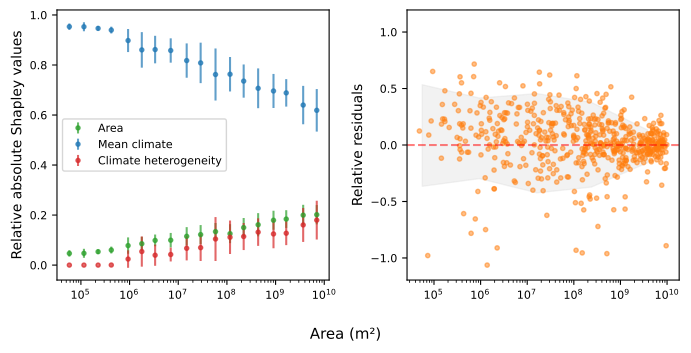

Generate this figure with Python:
"""
This script generates plots of Shapley values vs area and residuals vs area for different habitats.

# TODO: change color maps for plotting.CMAP_BR blue and reds
"""
import torch
import numpy as np
import pandas as pd
import matplotlib.pyplot as plt
from pathlib import Path
import sys
import geopandas as gpd
from captum.attr import ShapleyValueSampling

sys.path.append(str(Path(__file__).parent / "../../scripts/"))
from src.neural_4pweibull import initialize_ensemble_model
from train import Config, Trainer

# Configuration
MODEL_NAME = "MSEfit_lowlr_nosmallmegaplots2_basearch6_0b85791"
PLOT_CONFIG = [("Area", "tab:green"), ("Mean climate", "tab:blue"), ("Climate heterogeneity", "tab:red")]

def sample_data_by_area(gdf, n_bins=100, samples_per_bin=np.inf):
        """Sample data stratified by log area bins."""
        gdf = gdf.copy()
        gdf['log_area_bins'] = pd.cut(gdf['log_megaplot_area'], bins=n_bins, labels=False)
        return gdf.groupby('log_area_bins', group_keys=False).apply(
            lambda x: x.sample(min(samples_per_bin, len(x)))
        )

class ShapleyAnalyzer:
    """Handles Shapley value computation and analysis."""
    
    def __init__(self, model, results_fit_split):
        self.model = model
        self.predictors = results_fit_split["predictors"]
        self.feature_scaler = results_fit_split["feature_scaler"]
    
    def compute_shapley_values(self, gdf):
        """Compute Shapley values for given dataframe."""
        # Sample data
        gdf_sampled = sample_data_by_area(gdf)
        
        # Prepare features
        X = self.feature_scaler.transform(gdf_sampled[self.predictors].values)
        features = torch.tensor(X, dtype=torch.float32).to(next(self.model.parameters()).device)
        
        # Compute Shapley values
        def forward_fn(X):
            with torch.no_grad():
                # return self.model.models[0].predict_sr(X[:, 1:]).flatten()
                return self.model(X).flatten()

        explainer = ShapleyValueSampling(forward_fn)
        shap_values = explainer.attribute(features).cpu().numpy()
        
        # Create DataFrame
        df_shap = pd.DataFrame(shap_values, columns=self.predictors)
        df_shap["log_megaplot_area_values"] = gdf_sampled["log_megaplot_area"].values
        
        return df_shap, gdf_sampled

class ResidualAnalyzer:
    """Handles residual computation and analysis."""
    
    def __init__(self, model, results_fit_split):
        self.model = model
        self.predictors = results_fit_split["predictors"]
        self.feature_scaler = results_fit_split["feature_scaler"]
        self.target_scaler = results_fit_split["target_scaler"]

    def compute_residuals(self, gdf):
        """Compute model residuals."""
        X = self.feature_scaler.transform(gdf[self.predictors].values)
        features = torch.tensor(X, dtype=torch.float32).to(next(self.model.parameters()).device)
        
        with torch.no_grad():
            predictions = self.model(features).cpu().numpy().flatten()
        
        # Assuming target is species richness
        predictions = self.target_scaler.inverse_transform(predictions.reshape(-1, 1)).flatten()
        residuals = predictions - gdf["sr"]
        relative_residuals = residuals / (gdf["sr"])  # Relative residuals
        
        df_residuals = pd.DataFrame({
            'residuals': residuals,
            'megaplot_area': gdf['megaplot_area'].values,
            'log_megaplot_area': gdf['log_megaplot_area'].values,
            'relative_residuals': relative_residuals,
            "coverage": gdf["coverage"].values,
            "log_area_bins": gdf["log_area_bins"].values, 
            "sr": gdf["sr"].values

        })
        
        return df_residuals

def load_data_and_model():
    """Load model and data."""
    path_results = Path(__file__).parent / f"../../scripts/results/train/checkpoint_{MODEL_NAME}.pth"
    results_fit_split = torch.load(path_results, map_location="cpu")
    config = results_fit_split["config"]
    
    # Load and prepare data
    eva_dataset = gpd.read_parquet(config.path_eva_data)
    eva_dataset["log_megaplot_area"] = np.log(eva_dataset["megaplot_area"])
    eva_dataset["log_observed_area"] = np.log(eva_dataset["observed_area"])
    eva_dataset["coverage"] = eva_dataset["log_observed_area"] / eva_dataset["log_megaplot_area"]
    eva_dataset = eva_dataset[eva_dataset["num_plots"] > 10] # todo: to change
    
    # Filter test data
    test_data = eva_dataset[eva_dataset["test"]].copy()
    
    # Initialize model
    model = initialize_ensemble_model(
        results_fit_split["ensemble_model_state_dict"], 
        results_fit_split["predictors"], 
        config
    )
    
    return model, results_fit_split, test_data, config

def aggregate_shapley_features(df_shap, config):
    """Aggregate Shapley values by feature groups."""
    std_features = [f"std_{var}" for var in config.climate_variables]
    mean_features = config.climate_variables
    
    df_shap["Climate heterogeneity"] = np.abs(df_shap[std_features]).sum(axis=1)
    df_shap["Mean climate"] = np.abs(df_shap[mean_features]).sum(axis=1)
    df_shap["Area"] = np.abs(df_shap[["log_megaplot_area"]]).sum(axis=1)
    
    # Normalize to relative values
    feature_cols = ["Area", "Climate heterogeneity", "Mean climate"]
    total_importance = df_shap[feature_cols].sum(axis=1)
    df_shap[feature_cols] = df_shap[feature_cols].div(total_importance, axis=0)
    
    return df_shap

def plot_shapley_values(df_shap, ax, config_plot):
    """Plot Shapley values vs area."""
    for var_name, color in config_plot:
        # Bin by area
        df_shap['area_bins'] = pd.cut(df_shap['log_megaplot_area_values'], bins=20, labels=False)
        
        # Aggregate by bins
        grouped = df_shap.groupby('area_bins')
        mean_vals = grouped[var_name].mean()
        std_vals = grouped[var_name].std()
        mean_areas = grouped['log_megaplot_area_values'].mean()
        
        # Plot with error bars
        ax.errorbar(np.exp(mean_areas), mean_vals, yerr=std_vals, 
                   fmt='o', color=color, label=var_name, alpha=0.7)
    
    ax.set_xscale("log")
    ax.set_ylabel("Relative absolute Shapley values")

def plot_residuals(df_residuals, ax):
    """Plot relative residuals vs area as scatter plot."""

    
    # Create scatter plot of relative residuals
    relative_residuals = df_residuals['relative_residuals'] 
    
    # scatter = ax.scatter(df_residuals['megaplot_area'], relative_residuals, 
    #                     c=df_residuals['coverage'], alpha=0.5, s=10, cmap='viridis')
    # plt.colorbar(scatter, ax=ax, label='Coverage')
    # Create bins for area to compute variance trends
    df_residuals['area_bins'] = pd.cut(df_residuals['log_megaplot_area'], bins=5, labels=False)
    
    # Compute statistics for each bin
    grouped = df_residuals.groupby('area_bins')
    mean_residuals = grouped['relative_residuals'].mean()
    std_residuals = grouped['relative_residuals'].std()
    mean_areas = grouped['megaplot_area'].mean()
    
    # Plot the trend with shaded region for ±std
    ax.fill_between(mean_areas, mean_residuals - std_residuals, mean_residuals + std_residuals,
                   alpha=0.3, color='lightgray', label='±1 std')
    
    ax.scatter(
        df_residuals['megaplot_area'], 
        relative_residuals, 
        c="tab:orange", alpha=0.5, s=10,
    )
    
    # Plot mean trend line
    # ax.plot(mean_areas, mean_residuals, color='red', linewidth=2, label='Mean residuals')
    
    ax.axhline(y=0, color='red', linestyle='--', alpha=0.5)
    # ax.set_ylim(relative_residuals.quantile(0.01), -relative_residuals.quantile(0.01))
    
    ax.set_xscale("log")
    ax.set_ylabel("Relative residuals")

if __name__ == "__main__":
    model, results_fit_split, test_data, config = load_data_and_model()
    
    # Initialize analyzers
    shapley_analyzer = ShapleyAnalyzer(model, results_fit_split)
    residual_analyzer = ResidualAnalyzer(model, results_fit_split)
    
    # Compute Shapley values
    df_shap, gdf_sampled = shapley_analyzer.compute_shapley_values(test_data)
    df_shap = aggregate_shapley_features(df_shap, config)
    
    # Compute residuals
    data_residuals = sample_data_by_area(test_data, n_bins=100, samples_per_bin=20)
    df_residuals = residual_analyzer.compute_residuals(data_residuals)
    
    # Create plots
    fig, (ax1, ax2) = plt.subplots(1, 2, figsize=(7, 3.5))
    
    # Plot Shapley values
    plot_shapley_values(df_shap, ax1, PLOT_CONFIG)
    
    # Plot residuals
    plot_residuals(df_residuals, ax2)
    
    # Add legend
    ax1.legend(frameon=True, fancybox=True, loc='center left')
    fig.supxlabel("Area (m²)")
    plt.tight_layout()
    
    # Save figure
    fig.savefig(f"{Path(__file__).stem}.pdf", dpi=300, bbox_inches='tight')
    plt.show()
